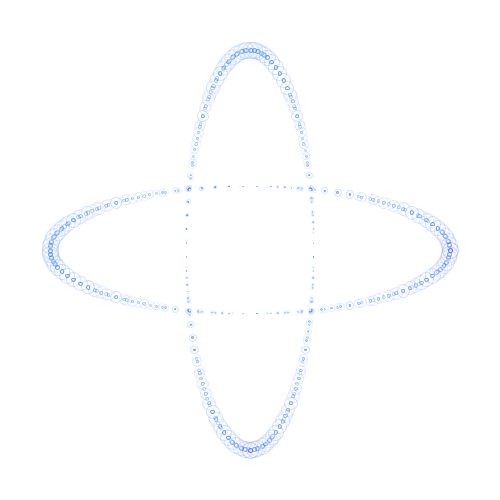
Frame 1 (no input)
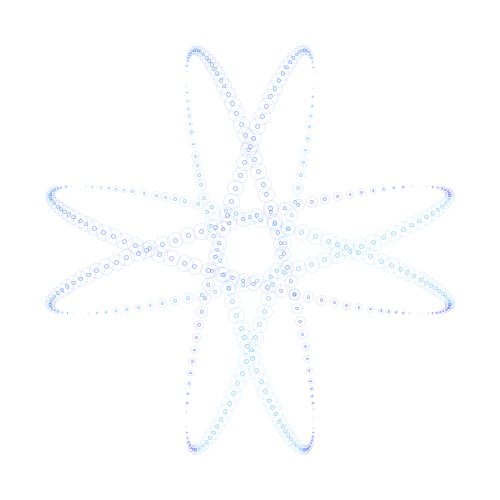
Frame 60 (the mouse pressed at the canvas centre just before this capture)
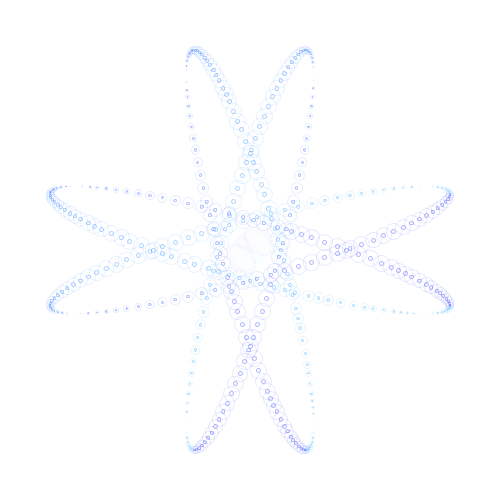
Frame 120 (the mouse held since frame 60 and released just before this capture)

The Processing sketch that drew these frames (run headless with seeded random() and noise(); from frame 60 on, the mouse is pressed at the canvas centre):

// Processing sketch: processing_104174
// ── processing_104174.pde

int time = 0;
 
void setup(){
  size(500, 500);
  noFill();
  stroke(250 );
  colorMode(RGB, 255);
}
 
void draw(){
  background(255,0);


  for(int i = 0; i < 360; i+= random(3,5)){
    float x = cos(radians(i)) * 200 + width / 2;
    float y = sin(radians(time + i)) * 200/PI + height / 2;
    float w = cos(radians(time + i)) * 4;
    w = abs(w);
    stroke(i-300, i/2, 255, 80);
    ellipse(x, y, w, w);
    ellipse(y, x, w, w);
     stroke(i-300, i/2, 255, w+20);
    ellipse(x, y, w*4, w*4);
    ellipse(y, x, w*4, w*4);
  }
    for(int i = 0; i < 360; i+= random(4,5)){
    float x = cos(radians(i)) * 200 + width / 2;
    float y = sin(radians(time + i)) * -200/PI + height / 2;
    float w = cos(radians(time + i)) * 4;
    w = abs(w);
    stroke(i-300, i/2, 255, 80);
     if(time> 120){
     stroke(255, i/3, i/3, 153);
     }
    
    ellipse(x, y, w, w);
    ellipse(y, x, w, w);
     stroke(i-300, i/2, 255, w+20);
    
    ellipse(x, y, w*4, w*4);
    ellipse(y, x, w*4, w*4);
  }
  for(int i = 0; i < 360; i+= random(3,8)){
    float x = cos(radians(i)) * 15 + width / 2;
    float y = sin(radians( i)) * -30/PI + height / 2;
    float w = cos(radians(time + i)) * 8;
    w = abs(w);
    stroke(255, i/3, i/3, time/153);
    ellipse(x, y, w, w);
    ellipse(y, x, w, w);
     stroke(i-300, i/2, 255, time/100);
    ellipse(x, y, w*3, w*3);
    ellipse(y, x, w*3, w*3);
  }
    for(int i = 0; i < 360; i+=random (3,8)){
    float x = cos(radians(i)) * 15 + width / 2;
    float y = sin(radians( i)) * 40 + height / 2;
    float w = cos(radians(time + i)) * 12;
    w = abs(w);
    
     stroke(i-300, i/2, 255, w-12);
    ellipse(x, y, w*3, w*3);
    ellipse(y, x, w*3, w*3);
    stroke(255, i/3, i/3, w-12);
    ellipse(x, y, w, w);
    ellipse(y, x, w, w);
  }
  time++;
}
